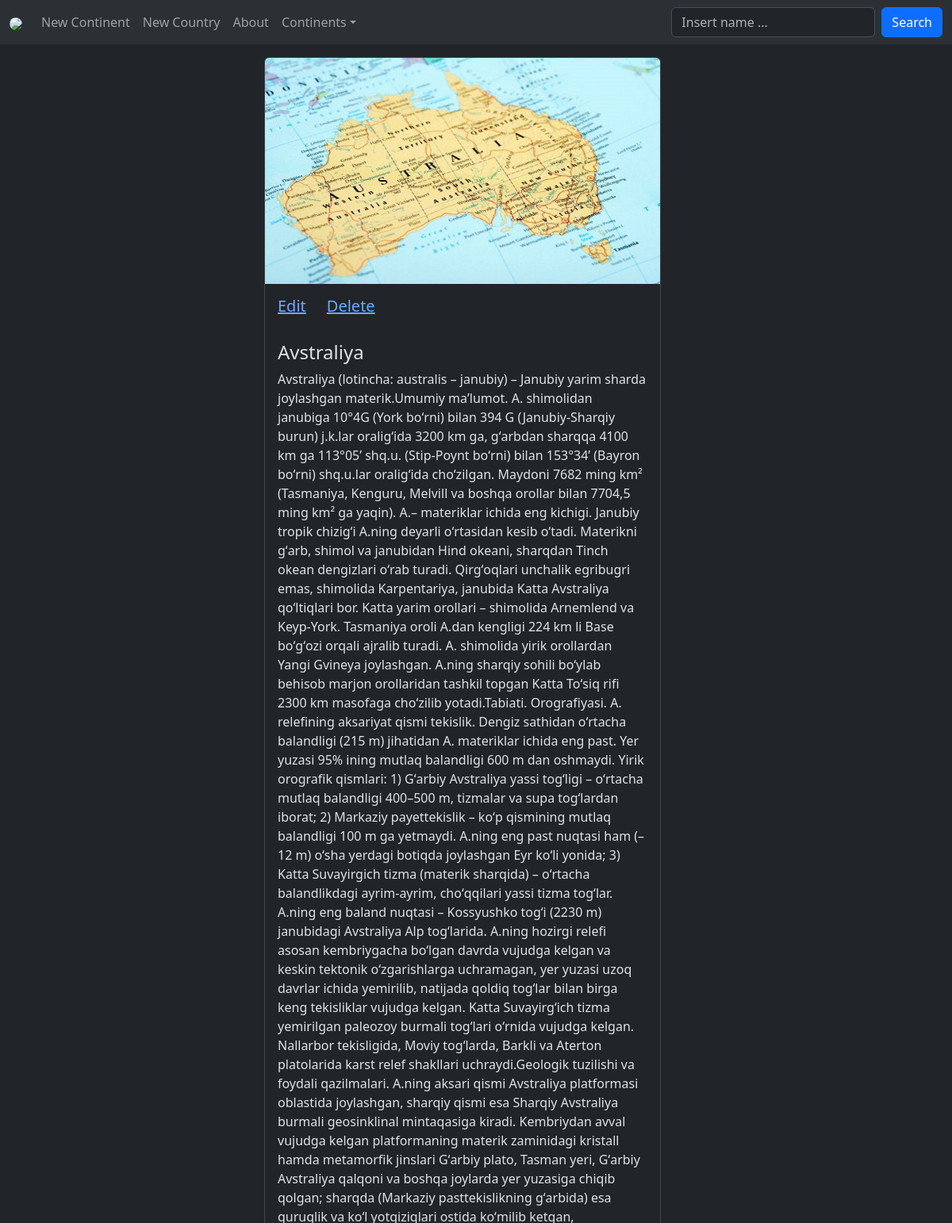
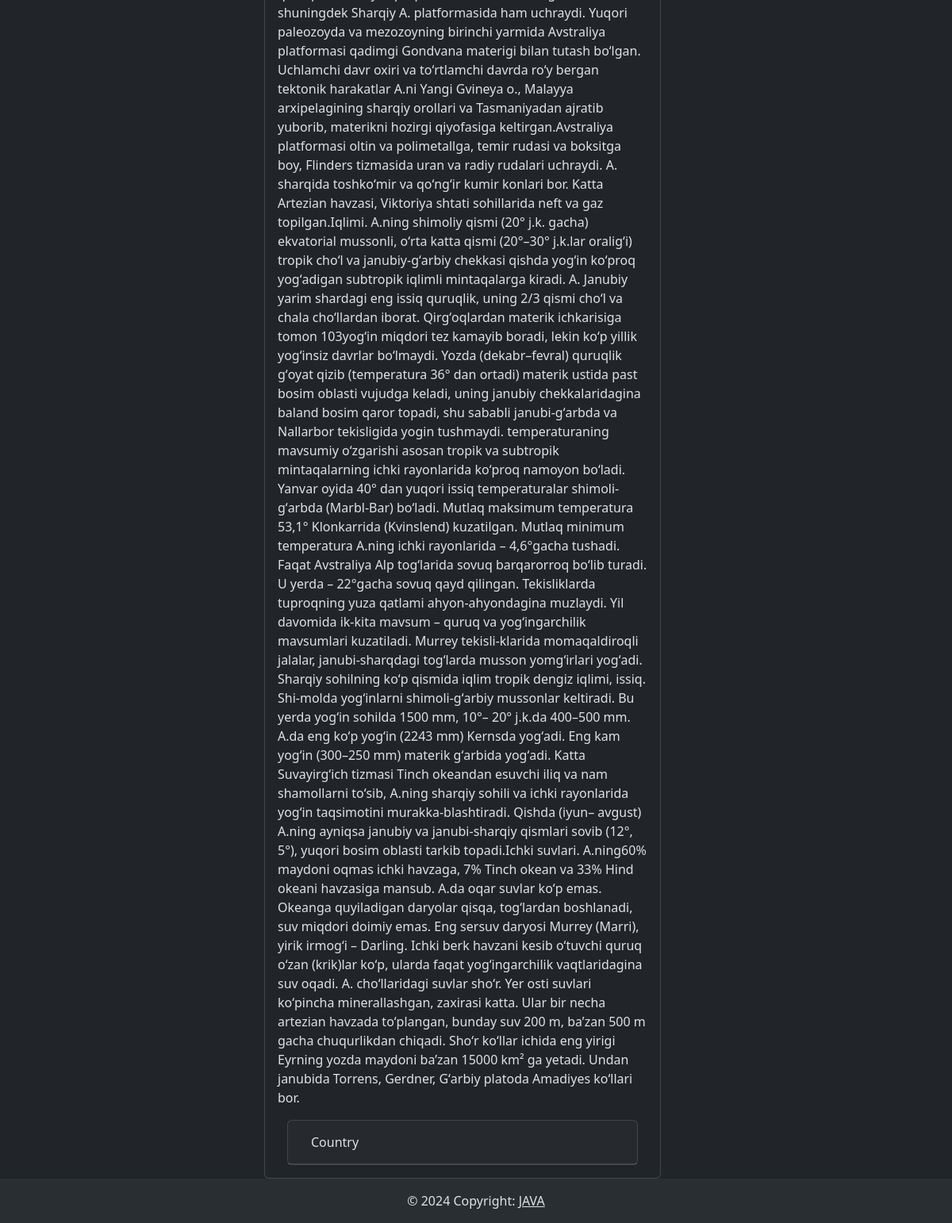
The page /22/ on the database its author committed (2 pictures, top to bottom).
### app_continents/models.py (models this page shows, shortened)
class Continent(models.Model):
    continent_name = models.CharField(max_length=100, verbose_name='Continent Name', unique=True)
    continent_description = models.TextField(verbose_name='Continent Description')
    continent_image = models.ImageField(upload_to='continent/', verbose_name='Continent Image')
    continent_annotations = models.TextField(max_length=150, verbose_name='Continent Annotations')
    continent_date_created = models.DateTimeField(auto_now_add=True, verbose_name='Continent Date')
    class Meta:
        verbose_name = 'Continent'
        verbose_name_plural = 'Continents'
        db_table = 'continent'
        ordering = ['id']

### app_continents/views.py (the view)
# urls.py: path('<int:pk>/', continent_show, name='continent_show'),
def continent_show(request, pk):
    continent = Continent.objects.get(pk=pk)
    continents = Continent.objects.all()
    countries = Country.objects.all()
    return render(request, 'continents/continent_info.html',
                  context={'continent': continent, 'continents': continents, 'countries': countries})

### templates/continents/continent_info.html (shortened to what this page needs)
{% extends 'base.html' %}
{% load static %}
{% block content %}
    <div class="container mt-3" style="width: 50%;">
      <div class="card" style="width:500px">
        <img class="card-img-top" src="{% static continent.continent_image %}" alt="Card image" style="width:100%">
        <div class="card-body">
            <h5><a href="{% url 'edit_continent' continent.id %}">Edit</a>&nbsp;&nbsp;&nbsp;&nbsp;
                <a href="{% url 'delete_continent' continent.id %}">Delete</a></h5>
                <br>
          <h4 class="card-title">{{ continent.continent_name }}</h4>
          <p class="card-text">{{ continent.continent_description }}</p>
<div class="container mt-3">
  <div id="accordion">
    <div class="card">
      <div class="card-header">
        <a class="collapsed btn" data-bs-toggle="collapse" href="#collapseThree">
          Country
        </a>
      </div>
    </div>
  </div>
</div>
        </div>
      </div>
    </div>
{% endblock %}

### rows shown on the page
Continent: continent_image (picture), continent_name "Avstraliya", continent_description "Avstraliya (lotincha: australis – janubiy) – Janubiy yarim sharda joylashgan materik.Umumiy maʼlumot. A. shimolidan janubiga 10°4G (York boʻrni) bilan 394 G (Janubiy-Sharqiy burun) j.k.lar oraligʻida 3200 km ga, gʻarbdan sharqqa 4100 km ga 113°05’ shq.u. (Stip-Poynt boʻrni) bilan 153°34’ (Bayron boʻrni) shq.u.lar oraligʻida choʻzilgan. Maydoni 7682 ming km² (Tasmaniya, Kenguru, Melvill va boshqa orollar bilan 7704,5 ming km² ga yaqin). A.– materiklar ichida eng kichigi. Janubiy tropik chizigʻi A.ning deyarli oʻrtasidan kesib oʻtadi. Materikni gʻarb, shimol va janubidan Hind okeani, sharqdan Tinch okean dengizlari oʻrab turadi. Qirgʻoqlari unchalik egribugri emas, shimolida Karpentariya,…"
